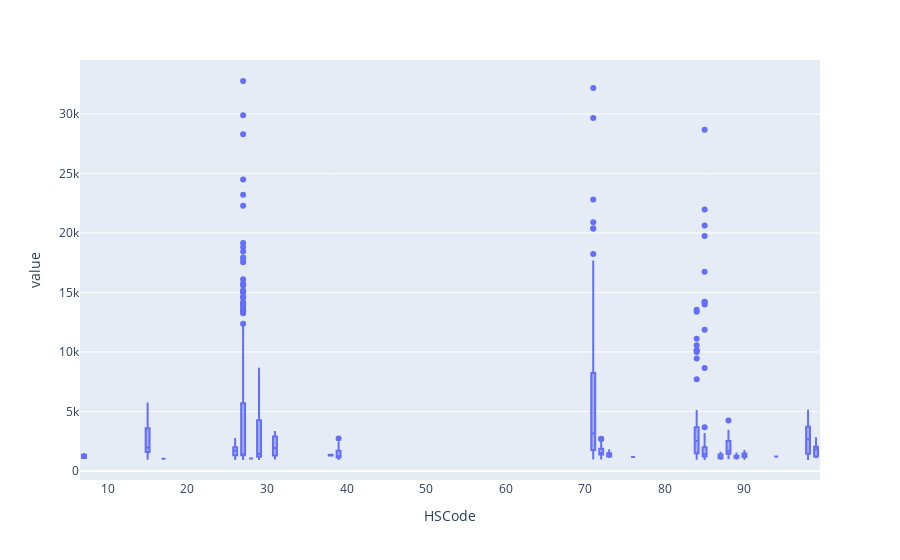

Notebook code cell kept with this figure:
### Markdown cell above
<div class="alert alert-success">

<b>Expensive Imports</b>:
<ul>
    <li>Import Value Vs HSCode(Commodity Code)</li>
</ul>
    
</div>

### Code cell
expensive_import = data_import[data_import.value>1000]
fig = px.box(expensive_import, x="HSCode", y="value")
fig.show()

### Figure 1 — Plotly figure (JSON) as saved in the notebook; plotly's stock layout.template omitted (floating-point values rounded to 4 significant figures; data arrays with more than 128 entries replaced by an {"elided": "..."} marker saying what was removed)
{"data": [{"alignmentgroup": "True", "hovertemplate": "HSCode=%{x}<br>value=%{y}<extra></extra>", "legendgroup": "", "marker": {"color": "#636efa"}, "name": "", "notched": false, "offsetgroup": "", "orientation": "v", "showlegend": false, "type": "box", "x": {"elided": "774 int values"}, "x0": " ", "xaxis": "x", "y": {"elided": "774 float values"}, "y0": " ", "yaxis": "y"}], "layout": {"boxmode": "group", "legend": {"tracegroupgap": 0}, "margin": {"t": 60}, "xaxis": {"anchor": "y", "domain": [0, 1], "title": {"text": "HSCode"}}, "yaxis": {"anchor": "x", "domain": [0, 1], "title": {"text": "value"}}}}
